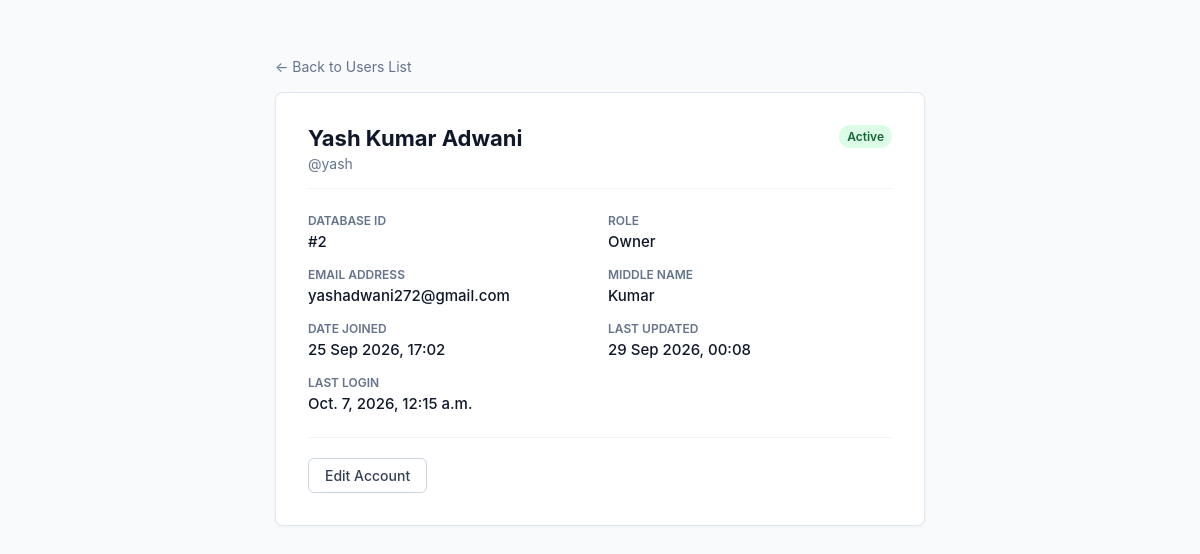
/accounts/users/2/ (signed in), run on the app's committed database.
### accounts/models.py (models this page shows, shortened)
class User(AbstractUser):
    class Role(models.TextChoices):
        SYSTEM_ADMIN = "SYSTEM_ADMIN", "System Admin"
        OWNER = "OWNER", "Owner"
    email = models.EmailField(unique=True)
    first_name = models.CharField(
        max_length=150,
        blank=False
    )
    middle_name = models.CharField(
        max_length=150,
        blank=True
    )
    last_name = models.CharField(
        max_length=150,
        blank=False
    )
    role = models.CharField(
        max_length=20,
        choices=Role.choices,
        default=Role.OWNER,
    )
    updated_at = models.DateTimeField(auto_now=True)
    REQUIRED_FIELDS = [
        "email",
        "first_name",
        "last_name"
    ]
    @property
    def full_name(self):
        if self.middle_name:
            return f"{self.first_name} {self.middle_name} {self.last_name}"
        return f"{self.first_name} {self.last_name}"

### accounts/views.py (the view)
# urls.py: path("users/<int:user_id>/", views.user_detail, name="user_detail"),
@owner_or_admin_required
def user_detail(request, user_id):
    target_user = get_object_or_404(
        User,
        id=user_id
    )
    if not can_manage_user(request.user, target_user):
        raise PermissionDenied(
            "You do not have permission to manage this user."
        )
    return render(
        request,
        "accounts/user_detail.html",
        {"target_user": target_user}
    )

### accounts/templates/accounts/user_detail.html (shortened to what this page needs)
<!DOCTYPE html>
<html lang="en">
<head>
</head>
<body>
    <div class="container">
        <p style="margin-bottom: 16px;"><a href="{% url 'accounts:user_list' %}" style="color: #64748b; text-decoration: none; font-size: 14px;">← Back to Users List</a></p>
        <div class="card">
            <div class="header">
                <div>
                    <h2 class="title">{{ target_user.full_name }}</h2>
                    <div class="subtitle">@{{ target_user.username }}</div>
                </div>
                <span style="font-size: 12px; padding: 4px 8px; border-radius: 9999px; font-weight: 600; background: {% if target_user.is_active %}#dcfce7; color: #166534;{% else %}#fee2e2; color: #991b1b;{% endif %}">
                    {% if target_user.is_active %}Active{% else %}Inactive{% endif %}
                </span>
            </div>
            <div class="grid">
                <div class="field-group">
                    <label>Database ID</label>
                    <p>#{{ target_user.id }}</p>
                </div>
                <div class="field-group">
                    <label>Role</label>
                    <p>{{ target_user.get_role_display }}</p>
                </div>
                <div class="field-group">
                    <label>Email Address</label>
                    <p>{{ target_user.email }}</p>
                </div>
                <div class="field-group">
                    <label>Middle Name</label>
                    <p>{{ target_user.middle_name|default:"—" }}</p>
                </div>
                <div class="field-group">
                    <label>Date Joined</label>
                    <p>{{ target_user.date_joined|date:"d M Y, H:i" }}</p>
                </div>
                <div class="field-group">
                    <label>Last Updated</label>
                    <p>{{ target_user.updated_at|date:"d M Y, H:i" }}</p>
                </div>
                <div class="field-group">
                    <label>Last Login</label>
                    <p>{{ target_user.last_login|default:"Never logged in" }}</p>
                </div>
            </div>
            <div class="actions">
                <a href="{% url 'accounts:user_edit' target_user.id %}" class="btn btn-outline">Edit Account</a>
            </div>
        </div>
    </div>
</body>
</html>

### accounts/templates/accounts/user_detail.html (style rules this page uses)
body { font-family: -apple-system, BlinkMacSystemFont, "Segoe UI", Roboto, sans-serif; background: #f8fafc; color: #0f172a; margin: 0; padding: 40px; }
.container { max-width: 650px; margin: 0 auto; }
.card { background: #fff; border: 1px solid #e2e8f0; border-radius: 8px; box-shadow: 0 1px 3px rgba(0,0,0,0.05); padding: 32px; }
.header { display: flex; justify-content: space-between; align-items: flex-start; margin-bottom: 24px; border-bottom: 1px solid #f1f5f9; padding-bottom: 16px; }
.title { margin: 0; font-size: 22px; font-weight: 700; }
.subtitle { color: #64748b; font-size: 14px; margin-top: 4px; }
.grid { display: grid; grid-template-columns: 1fr 1fr; gap: 16px; margin-bottom: 24px; }
.field-group label { display: block; font-size: 12px; color: #64748b; font-weight: 600; text-transform: uppercase; margin-bottom: 4px; }
.field-group p { margin: 0; font-size: 15px; font-weight: 500; }
.actions { display: flex; gap: 12px; margin-top: 24px; border-top: 1px solid #f1f5f9; padding-top: 20px; }
.btn { padding: 8px 16px; border-radius: 6px; font-weight: 500; font-size: 14px; text-decoration: none; cursor: pointer; border: 1px solid transparent; }
.btn-outline { border: 1px solid #cbd5e1; background: #fff; color: #334155; }

### data on the page
User: full_name "Yash Kumar Adwani", username "yash", id "2", role "Owner", email "yashadwani272@gmail.com", middle_name "Kumar", date_joined "25 Sep 2026, 17:02", updated_at "29 Sep 2026, 00:08", last_login "Oct. 7, 2026, 12:15 a.m."
